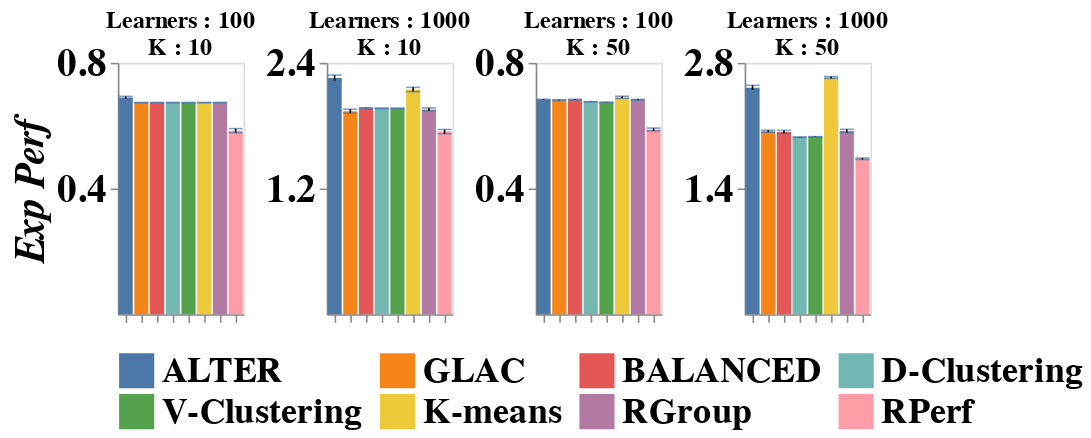

Notebook code for this chart:
### Code cell
alt.hconcat(exps[0], exps[1], spacing=1).configure_title(fontSize=15, offset=-10)
